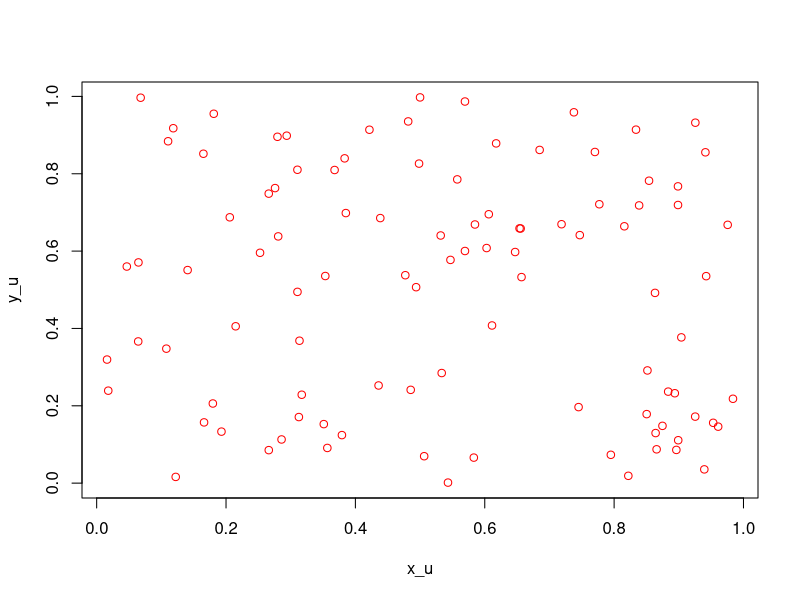
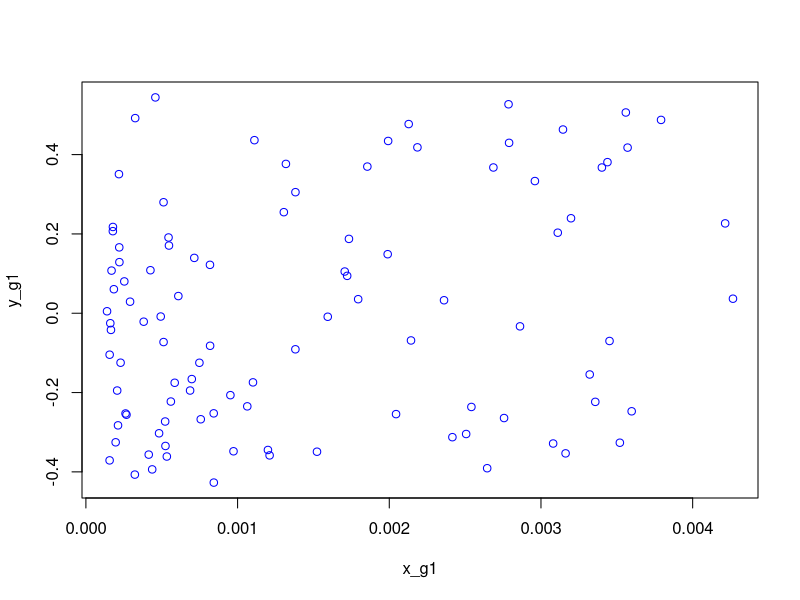
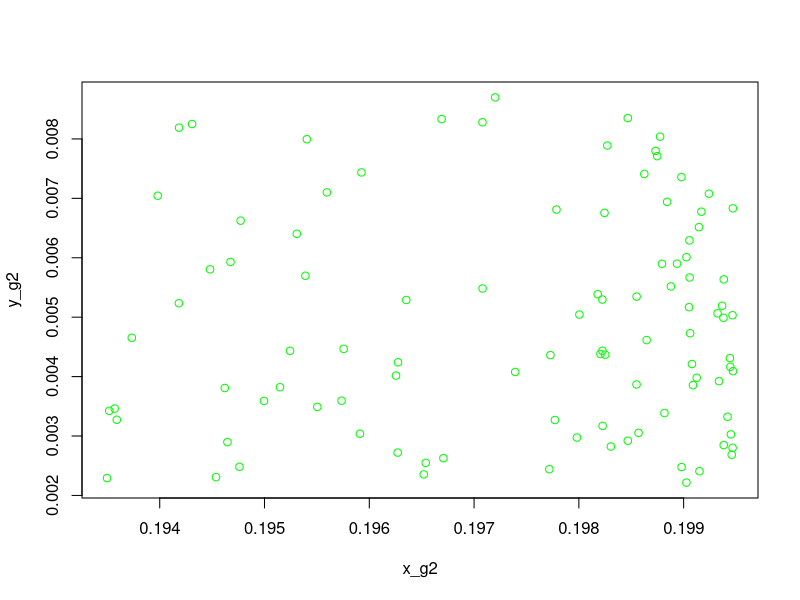
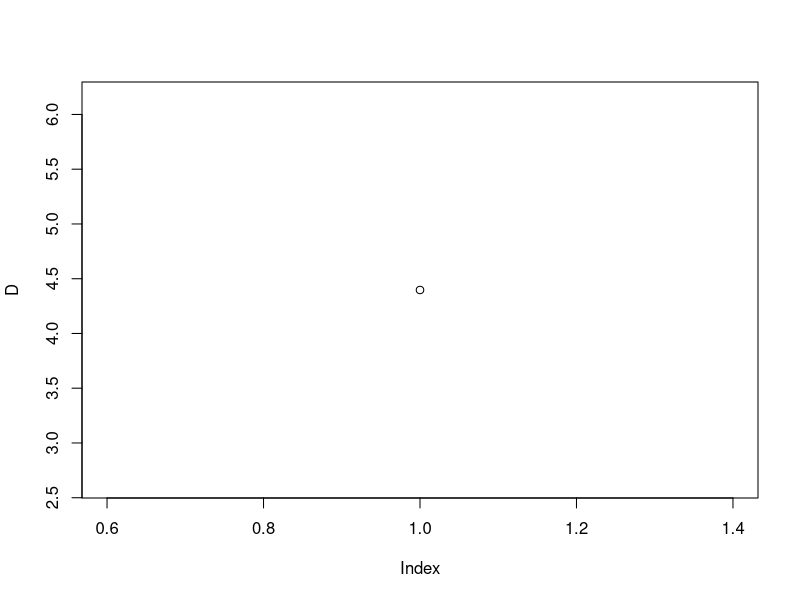

Reproduce these figures in R, in order. (Note: this script raises an error after producing the figures.)
# Génération des Points

# Tracer kes différents classes 
# 1. Génération du nuage de points

# a. Génération de x et de y uniformes sur [0,1]
x_u <- runif(100)
y_u <- runif(100)
#loi_u <- runif(100, 0,1)
plot(x_u, y_u, col="red")

# b. Génération de x et y gaussienne de variance 1, x de moyen 4 et y centrée
x_g1=dnorm(runif(100), 4, 1 )
y_g1=scale(runif(100),center=TRUE, scale=FALSE)
plot(x_g1,y_g1,col="blue")

# c. Génération de x et y gaussienne de variance 2, x de moyen 0.5 et y moyen 6
x_g2=dnorm(runif(100), 0.5, 2 )
y_g2=dnorm(runif(100), 6, 2 )
plot(x_g2,y_g2, col="green")

##########################################################"""

# 2. Classification non supervisée

# calculer la distance Euclidean

matrix<-rbind(x_u, y_u)
umatrix<-rbind(x_g2,y_g2)

known_data <- cbind(x_u,y_u)
unknown_data <- cbind(x_g1,y_g1)
#euclidean_distance <- function(p,q){
#  for(i in 1:100)
#    sqrt(sum((p - q)^2))
#}
# distance euclidean 
euclidean_dist <- function(k,unk) {
  # la distance de vecteur
  #distance <- rep(0, ncol(k))
  distance <- rep(0, nrow(k))
  
  #for(i in 1:ncol(k))
  for(i in 1:nrow(k))
    # Changer unk[,1][i] à unk[1,1] et similaire pour unk[,2][i]
    distance[i] <- sqrt((k[,1][i] - unk[1,1])^2 + (k[,2][i] - unk[1,2])^2)
  
  return(distance)
} 
euclidean_dist(matrix, umatrix)
#euclidean_dist(known_data, unknown_data)

# vérifier
nuage<-cbind(x_u,y_u)
#nuage<-rbind(x_u,y_u)
D <- dist(matrix, method="euclidean")
plot(D)

# la fonction de classification ascendante hiérarchique

# vérifier
AscHierarchique <- hclust(D, method="complete") # complete ou ward

# visualisation par Dendrogramme

#vérifier
plot(AscHierarchique, cex=0.6, hang=-1)

# récupérer les résultats

# vérifier
cluster = cutree(AscHierarchique,3)
